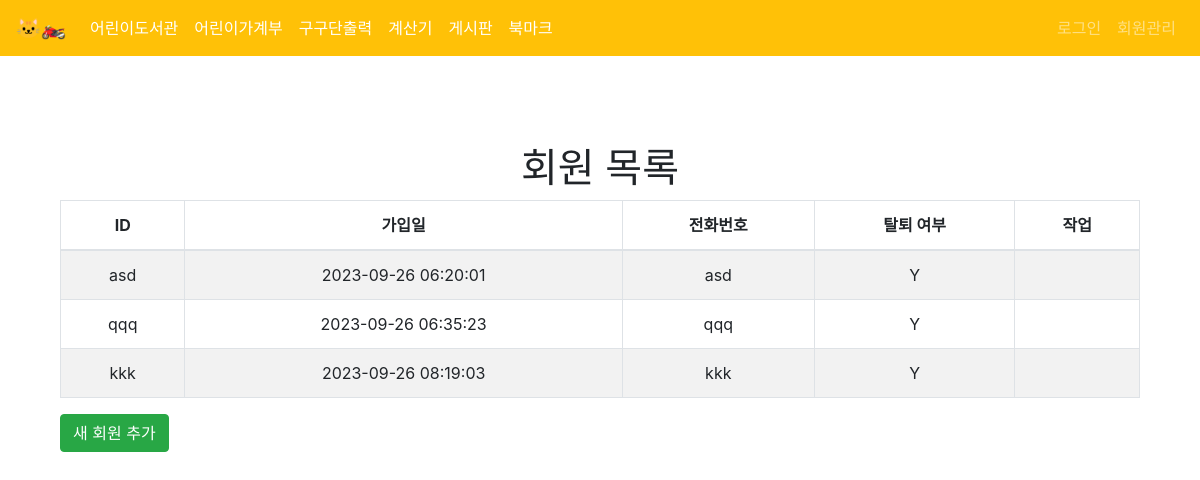
The app's page /join/ with its own data.
### join/join_Dao.py (models this page shows, shortened)
class MyMember(UserMixin,db.Model):
    __tablename__ = 'mymember'
    id = db.Column(db.String(255), primary_key=True)
    joindate = db.Column(db.TIMESTAMP, default=datetime.utcnow)
    password = db.Column(db.String(255))
    phone = db.Column(db.String(255))
    iswithrew = db.Column(db.String(10))

### join/views.py (the view)
@user_bp.route('/')
def index():
    members = MyMember.query.all()
    return render_template('join/joindex.html', members=members)

### templates/join/joindex.html (shortened to what this page needs)
{% extends 'base.html' %}
{% block content %}
<div class="container mt-5">
    <h1 class="text-center">회원 목록</h1>
    <table class="table table-bordered table-striped text-center">
        <thead>
            <tr>
                <th>ID</th>
                <th>가입일</th>
                <th>전화번호</th>
                <th>탈퇴 여부</th>
                <th>작업</th>
            </tr>
        </thead>
        <tbody>
            {% for member in members %}
            {% if member.id != 'admin' %}
            <tr>
                <td>{{ member.id }}</td>
                <td>{{ member.joindate.strftime('%Y-%m-%d %H:%M:%S') }}</td>
                <td>{{ member.phone }}</td>
                <td>{{ member.iswithrew }}</td>
                <td>
                </td>
            </tr>
            {% endif %}
            {% endfor %}
        </tbody>
    </table>
    <a href="{{ url_for('join.add_member') }}" class="btn btn-success">새 회원 추가</a>
</div>
{% endblock %}

### templates/base.html (shortened to what this page needs)
<!DOCTYPE html>
<html>
<head>
    <link rel="stylesheet" href="https://maxcdn.bootstrapcdn.com/bootstrap/4.5.2/css/bootstrap.min.css">
</head>
<body>
    <nav class="navbar navbar-expand-lg navbar-dark bg-warning fixed-top">
        <a class="navbar-brand" href="/">🐱‍🏍</a>
        <div class="collapse navbar-collapse" id="navbarNav">
            <ul class="navbar-nav">
                <li class="nav-item">
                    <a class="nav-link" href="{{ url_for('book.create_book') }}"style="color: rgb(255, 255, 255);">어린이도서관</a>
                </li>
                <li class="nav-item">
                    <a class="nav-link" href="{{ url_for('unique_homebook.homebook_home') }}"style="color: rgb(255, 255, 255);">어린이가계부</a>
                </li>
                <li class="nav-item">
                    <a class="nav-link" href="{{ url_for('gugudan.gugudan_home') }}"style="color: rgb(255, 255, 255);">구구단출력</a>
                </li>
                <li class="nav-item">
                    <a class="nav-link" href="{{ url_for('calculator.calculator_home') }}"style="color: rgb(255, 255, 255);">계산기</a>
                </li>
                <li class="nav-item">
                    <a class="nav-link" href="{{ url_for('board.create_post') }}"style="color: rgb(255, 255, 255);">게시판</a>
                </li>
                	<li class="nav-item">
					<a class="nav-link" href="{{ url_for('unique_bookmark.bookmark_home') }}"style="color: rgb(255, 255, 255);">북마크</a>
				</li>
            </ul>
            <ul class="navbar-nav ml-auto">
				{% if current_user.is_authenticated %}
				<li class="nav-item">
					<span class="navbar-text mr-3">Hello:)　{{ current_user.id}}!</span>
				</li>
				<li class="nav-item">
					<a class="nav-link" href="{{ url_for('login.logout') }}">로그아웃</a>
				</li>
				{% else %}
				<li class="nav-item">
					<a class="nav-link" href="{{ url_for('login.login') }}">로그인</a>
				</li>
				{% endif %}
				<li class="nav-item">
					<a class="nav-link" href="{{ url_for('join.index') }}">회원관리</a>
				</li>
			</ul>
        </div>
    </nav>
    <div class="container mt-4">
        <br><br><br>
        {% block content %}{% endblock %}
    </div>
</body>
</html>

### records on screen
MyMember: id "asd", joindate "2023-09-26 06:20:01", phone "asd", iswithrew "Y"
MyMember: id "qqq", joindate "2023-09-26 06:35:23", phone "qqq", iswithrew "Y"
MyMember: id "kkk", joindate "2023-09-26 08:19:03", phone "kkk", iswithrew "Y"
